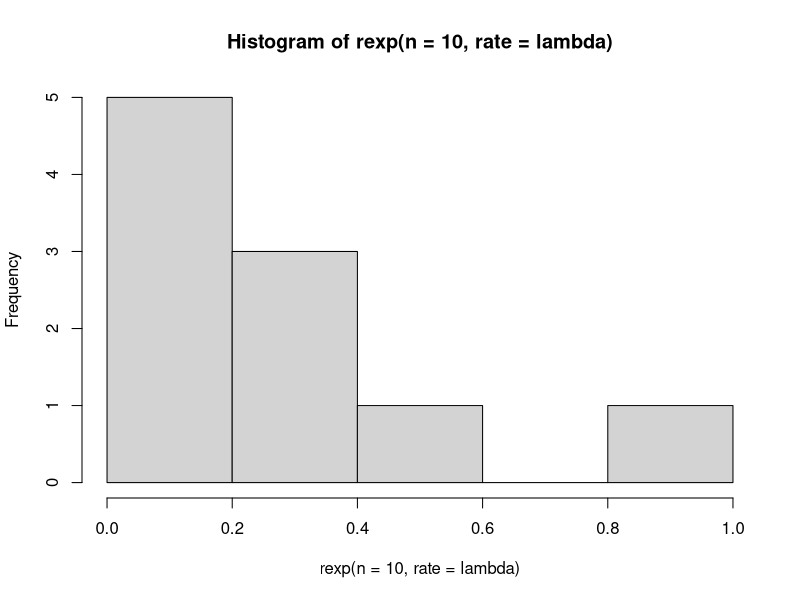
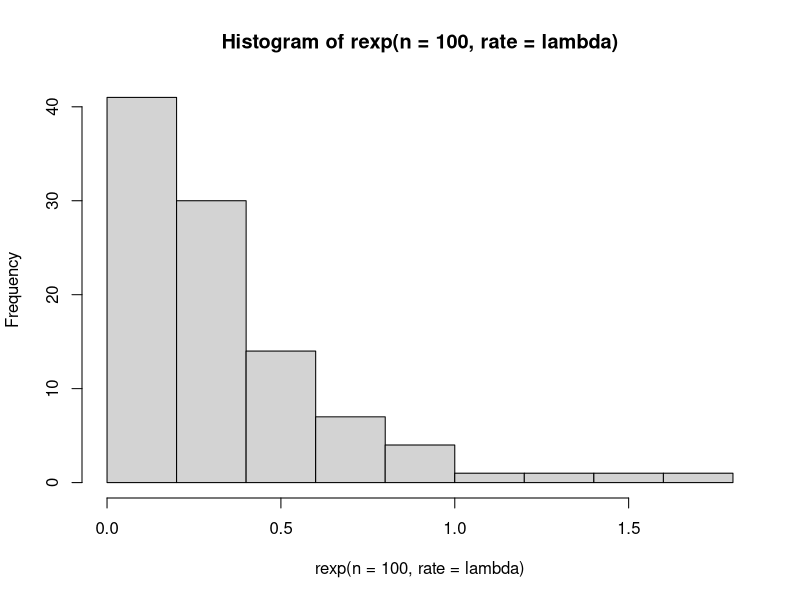
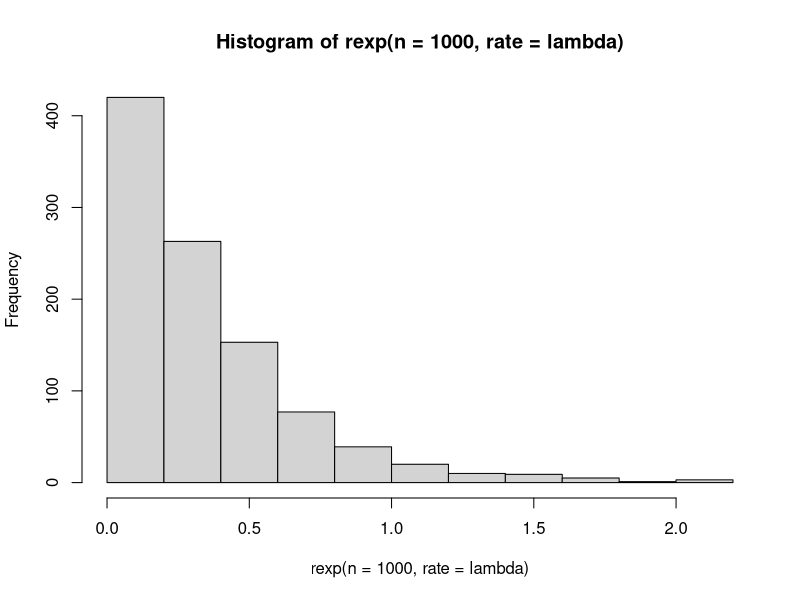
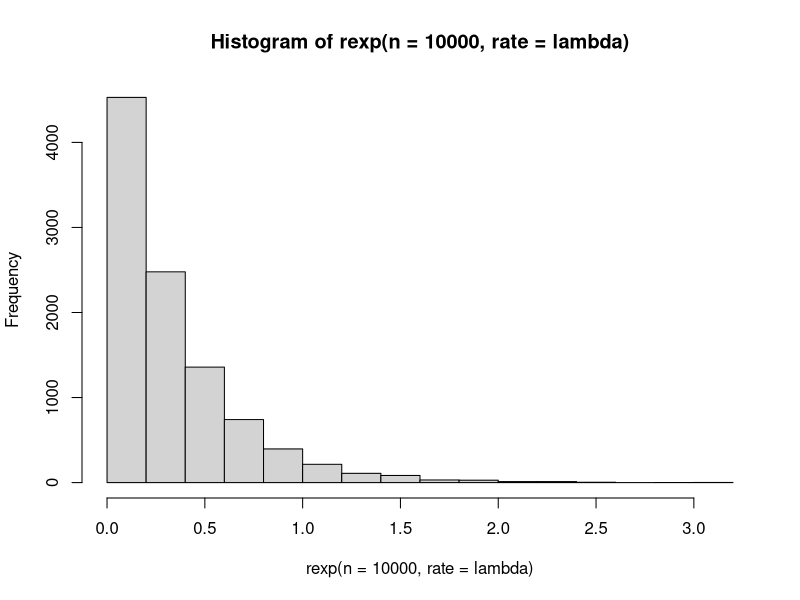

Generate these figures, in order, with R:
# 5
lambda <- 3

# a
x_dexp <- seq(1, 10, by = 0.1)
dexp(x_dexp, rate = lambda)

# b
set.seed(1)
hist(rexp(n = 10, rate = lambda))
set.seed(1)
hist(rexp(n = 100, rate = lambda))
set.seed(1)
hist(rexp(n = 1000, rate = lambda))
set.seed(1)
hist(rexp(n = 10000, rate = lambda))

# c
rataan <- 1 / lambda
varian <- 1 / (lambda * lambda)
rataan
varian
